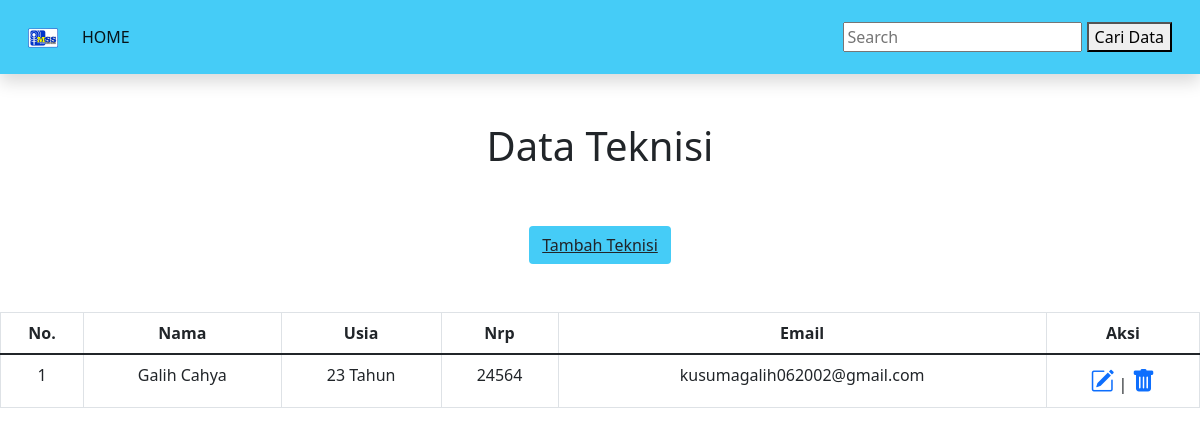
The app's page /teknisi.php (signed in) with its own data.
### tables this page shows
CREATE TABLE `teknisi` (
  `id` int(11) NOT NULL,
  `nama` varchar(255) NOT NULL,
  `usia` varchar(255) NOT NULL,
  `nrp` int(255) NOT NULL,
  `email` varchar(255) NOT NULL
);

### functions.php (called while the page is built, shortened)
<?php
$conn = mysqli_connect("localhost", "root", "", "managementjob");
function query($query) {
    global $conn;
    $result = mysqli_query($conn, $query);
    $rows = [];
    while ($row = mysqli_fetch_assoc($result)){
    $rows[]=$row;
    }
    return $rows;
 }
?>

### teknisi.php (the view, shortened to what this page needs)
<?php
   require 'functions.php';
   $teknisi = query("SELECT * FROM teknisi");
?>
<!DOCTYPE html>
<html>
    <head>
    <link href="https://cdn.jsdelivr.net/npm/bootstrap@5.1.3/dist/css/bootstrap.min.css" rel="stylesheet">
    <link rel="stylesheet" href="https://cdn.jsdelivr.net/npm/bootstrap-icons@1.10.5/font/bootstrap-icons.css">
    </head>
    <body>
<nav class="navbar navbar-expand-lg navbar-light shadow p-3 mb-5" style="background-color: #45CCF7">
  <div class="container-fluid">
  <a class="navbar-brand" href="#">
      <img src="img/logo.png" alt="" width="30" height="30">
    </a>
    <div class="collapse navbar-collapse" id="navbarSupportedContent">
      <ul class="navbar-nav me-auto mb-2 mb-lg-0">
        <li class="nav-item">
          <a class="nav-link active" aria-current="page" href="index.php">HOME</a>
        </li>
      </ul>
      <form action="" method="post">
        <input type="text" name="keyword" autofocus placeholder="Search" autocomplete="off">
        <button type="submit" name="cari">Cari Data</button>
      </form>
    </div>
  </div>
</nav>
        <h1 class="text-center">Data Teknisi</h1>
        <br></br>
        <form class="text-center d-grid gap-2 d-md-block" >
            <button class="btn" style="background-color: #45CCF7" type="submit"><a class="text-body" href="tambah.php">Tambah Teknisi</a></button>
        </form>
        <br></br>
        <table class="text-center table table-bordered">
            <thead>
            <tr>
                <th>No.</th>
                <th>Nama</th>
                <th>Usia</th>
                <th>Nrp</th>
                <th>Email</th>
                <th>Aksi</th>
            </tr>
            </thead>
            <?php $i = 1;?>
            <?php
                foreach($teknisi as $row) :
            ?>
            <tr>
                <td><?= $i; ?></td>
                <td><?= $row["nama"];?></td>
                <td><?= $row["usia"];?></td>
                <td><?= $row["nrp"];?></td>
                <td><?= $row["email"];?></td>
                <td>
                    <a href="ubah.php?id=<?= $row["id"]; ?>"><i class="bi bi-pencil-square fs-4"></i></a> |
                    <a href="hapus.php?id=<?= $row["id"]; ?>" onclick="return confirm ('yakin hapus?')"><i class="fs-4 bi bi-trash-fill"></i></a>
                </td>
            </tr>
            <?php $i++; ?>
            <?php
                endforeach;
            ?>
        </table>
    </body>
</html>

### records on screen
teknisi: nama "Galih Cahya", usia "23 Tahun", nrp "24564", email "kusumagalih062002@gmail.com"
